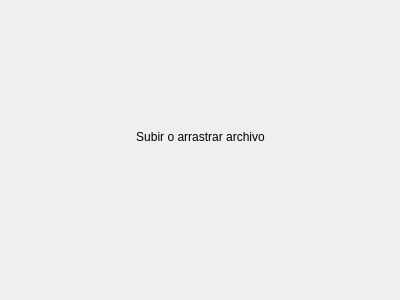
<?xml version="1.0" encoding="UTF-8"?>
<ui version="4.0">
 <class>Form</class>
 <widget class="QWidget" name="Form">
  <property name="geometry">
   <rect>
    <x>0</x>
    <y>0</y>
    <width>400</width>
    <height>300</height>
   </rect>
  </property>
  <property name="cursor">
   <cursorShape>PointingHandCursor</cursorShape>
  </property>
  <property name="windowTitle">
   <string>Form</string>
  </property>
  <property name="windowOpacity">
   <double>0.800000000000000</double>
  </property>
  <layout class="QVBoxLayout" name="verticalLayout" stretch="0">
   <property name="spacing">
    <number>9</number>
   </property>
   <property name="topMargin">
    <number>9</number>
   </property>
   <property name="rightMargin">
    <number>9</number>
   </property>
   <property name="bottomMargin">
    <number>9</number>
   </property>
   <item alignment="Qt::AlignHCenter|Qt::AlignVCenter">
    <widget class="QLabel" name="label">
     <property name="styleSheet">
      <string notr="true">border:none</string>
     </property>
     <property name="text">
      <string>&lt;html&gt;&lt;head/&gt;&lt;body&gt;&lt;p align=&quot;center&quot;&gt;Subir o arrastrar archivo&lt;/p&gt;&lt;p align=&quot;center&quot;&gt;&lt;img src=&quot;:/newPrefix_2/excl.png&quot; width=&quot;25&quot; height=&quot;25&quot;/&gt;&lt;/p&gt;&lt;/body&gt;&lt;/html&gt;</string>
     </property>
    </widget>
   </item>
  </layout>
 </widget>
 <resources>
  <include location="recursos/res_btn.qrc"/>
 </resources>
 <connections/>
</ui>
